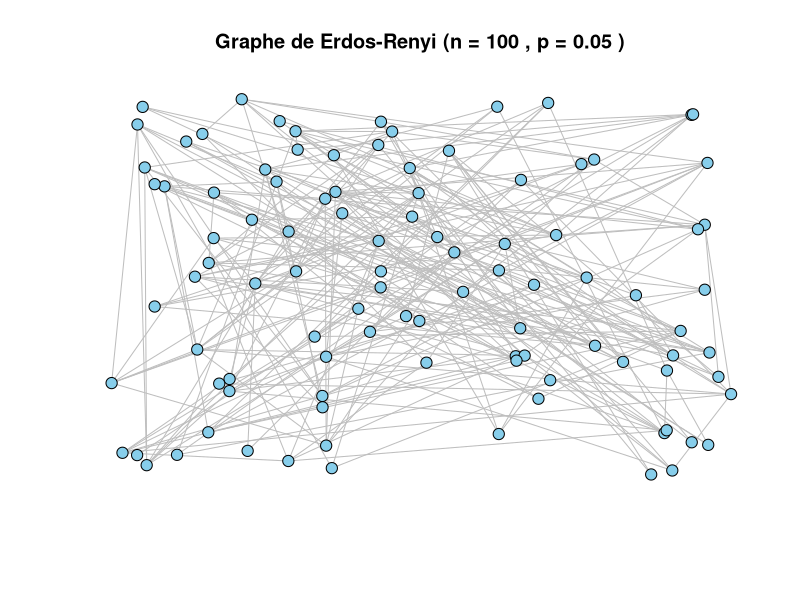
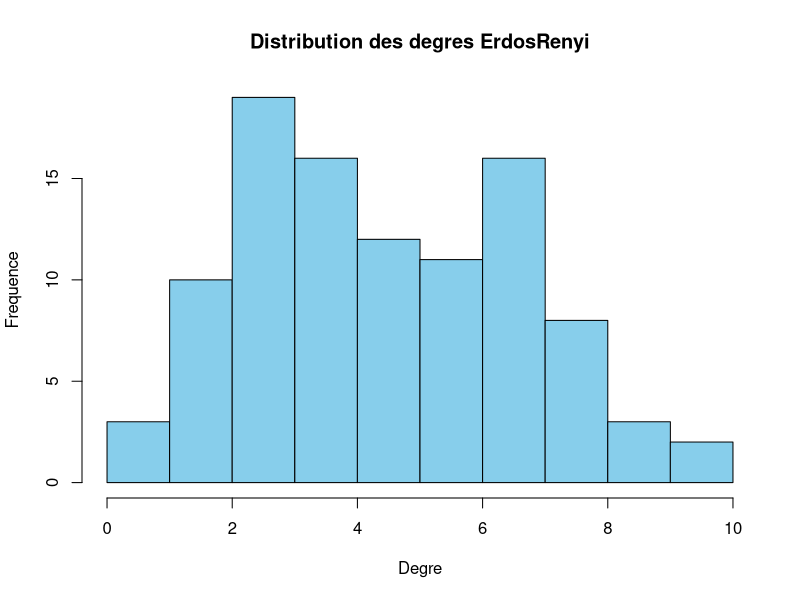
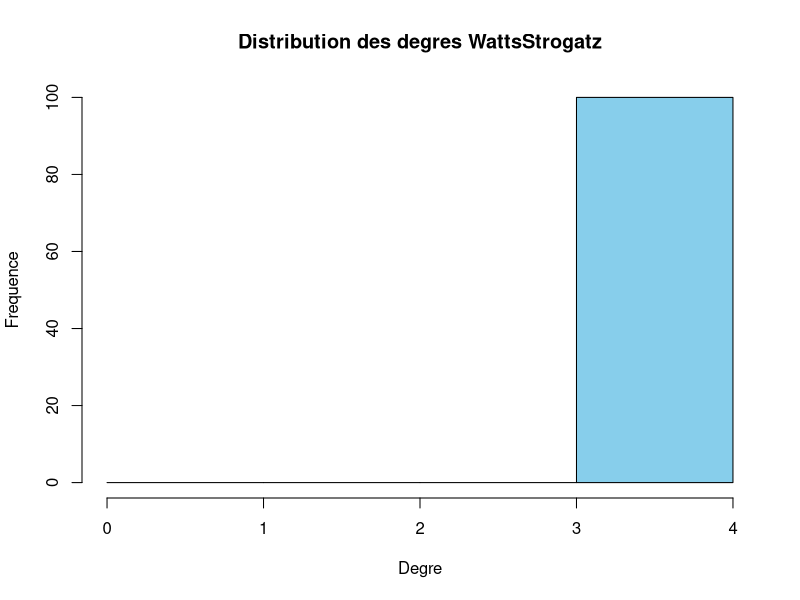
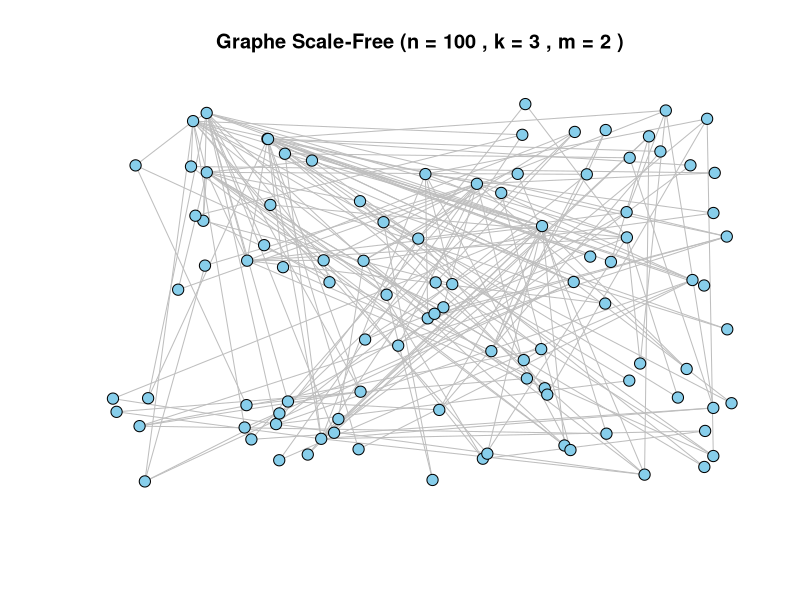
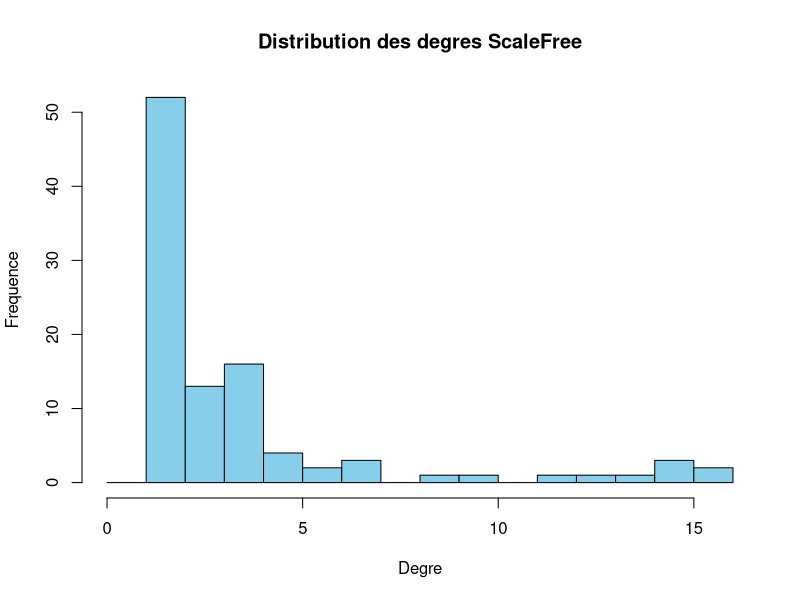
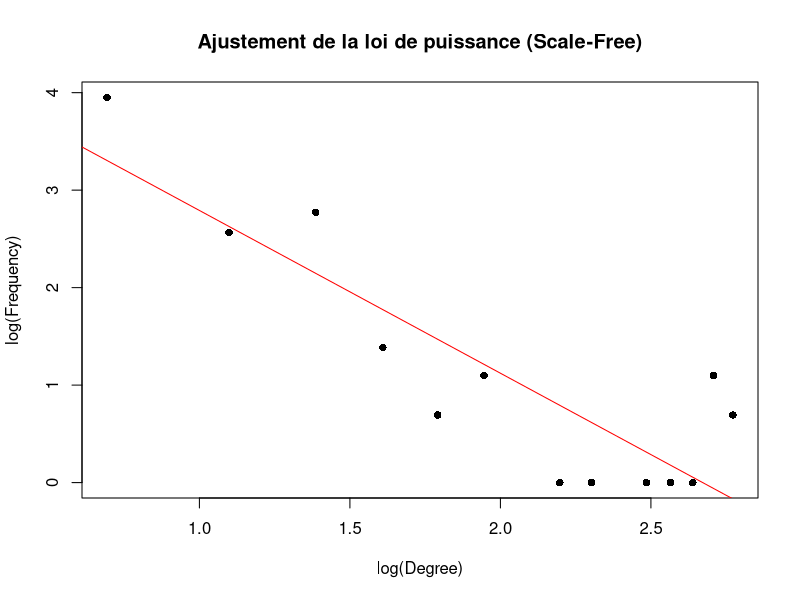

Reproduce these figures in R, in order.
generate_erdos_renyi_graph <- function(n, p) {
  # Initialiser une matrice d'adjacence n x n remplie de 0
  adj_matrix <- matrix(0, n, n)

  # Parcourir toutes les paires de nœuds et ajouter une arête avec probabilité p
  for (i in 1:(n - 1)) {
    for (j in (i + 1):n) {
      if (runif(1) <= p) {  # Correction ici
        adj_matrix[i, j] <- 1
        adj_matrix[j, i] <- 1
      }
    }
  }

  # Afficher le graphe en utilisant la matrice d'adjacence
  plot(0, 0, type = "n", xlim = c(0, 1), ylim = c(0, 1),
       xlab = "", ylab = "", axes = FALSE, main = paste("Graphe de Erdos-Renyi (n =", n, ", p =", p, ")"))

  # Générer les coordonnées des nœuds
  node_positions <- data.frame(x = runif(n), y = runif(n))

  # Tracer les arêtes
  for (i in 1:(n - 1)) {
    for (j in (i + 1):n) {
      if (adj_matrix[i, j] == 1) {
        lines(c(node_positions$x[i], node_positions$x[j]),
              c(node_positions$y[i], node_positions$y[j]),
              col = "gray")
      }
    }
  }

  # Tracer les nœuds
  points(node_positions$x, node_positions$y, pch = 21, bg = "skyblue", cex = 1.5)

  return(adj_matrix)
}

generate_watts_strogatz_graph <- function(n, k, p) {
  # Vérifier que k est pair et inférieur à n
  if (k %% 2 != 0) stop("k doit être un entier pair pour un graphe de Watts-Strogatz")
  if (k >= n) stop("k doit être inférieur à n")

  # Initialiser une matrice d'adjacence pour le graphe
  adj_matrix <- matrix(0, n, n)

  # Étape 1 : Créer un graphe régulier avec `k` voisins
  half_k <- k / 2
  for (i in 1:n) {
    for (j in 1:half_k) {
      # Calculer les voisins circulaires
      right_neighbor <- (i + j - 1) %% n + 1
      left_neighbor <- (i - j - 1 + n) %% n + 1

      # Vérifier si les indices sont dans les limites
      if (right_neighbor > n || right_neighbor < 1 || left_neighbor > n || left_neighbor < 1) {
        cat("Erreur d'indexation: i =", i, "j =", j, "right_neighbor =", right_neighbor, "left_neighbor =", left_neighbor, "\n")
        next
      }

      # Connexion bidirectionnelle
      adj_matrix[i, right_neighbor] <- 1
      adj_matrix[i, left_neighbor] <- 1
      adj_matrix[right_neighbor, i] <- 1
      adj_matrix[left_neighbor, i] <- 1
    }
  }

  # Étape 2 : Réarranger les arêtes avec probabilité p
  for (i in 1:n) {
    for (j in 1:half_k) {
      if (runif(1) < p) {
        # Supprimer l'arête actuelle
        neighbor <- (i + j - 1) %% n + 1
        if (neighbor > n || neighbor < 1) {
          cat("Erreur d'indexation (réarrangement): i =", i, "j =", j, "neighbor =", neighbor, "\n")
          next
        }
        adj_matrix[i, neighbor] <- 0
        adj_matrix[neighbor, i] <- 0

        # Ajouter une nouvelle arête vers un nœud aléatoire sans auto-boucle
        repeat {
          new_neighbor <- sample(1:n, 1)
          if (new_neighbor != i && adj_matrix[i, new_neighbor] == 0) {
            adj_matrix[i, new_neighbor] <- 1
            adj_matrix[new_neighbor, i] <- 1
            break
          }
        }
      }
    }
     return(adj_matrix)
  }

  # Afficher le graphe
  plot(0, 0, type = "n", xlim = c(-1, 1), ylim = c(-1, 1),
       xlab = "", ylab = "", axes = FALSE, main = paste("Watts-Strogatz Graph (n =", n, ", k =", k, ", p =", p, ")"))

  # Positionner les nœuds en cercle
  theta <- seq(0, 2 * pi, length.out = n + 1)[- (n + 1)]
  node_positions <- data.frame(x = cos(theta), y = sin(theta))
  points(node_positions$x, node_positions$y, pch = 21, bg = "skyblue", cex = 1.5)

  # Tracer les arêtes
  for (i in 1:n) {
    for (j in (i + 1):n) {
      if (adj_matrix[i, j] == 1) {
        lines(c(node_positions$x[i], node_positions$x[j]),
              c(node_positions$y[i], node_positions$y[j]),
              col = "gray")
      }
    }
  }
}

generate_scale_free_graph <- function(n, k, m) {
  # Initialiser une matrice d'adjacence pour le graphe
  adj_matrix <- matrix(0, n, n)

  # Étape 1 : Créer un graphe complet initial de taille k
  for (i in 1:k) {
    for (j in (i + 1):k) {
      adj_matrix[i, j] <- 1
      adj_matrix[j, i] <- 1
    }
  }

  # Étape 2 et suivantes : Ajouter des nœuds et les connecter en fonction des probabilités
  for (new_node in (k + 1):n) {
    # Calculer les degrés des nœuds existants
    degrees <- rowSums(adj_matrix[1:(new_node - 1), 1:(new_node - 1)])
    degree_sum <- sum(degrees)

    # Probabilités pour connecter aux nœuds existants
    probabilities <- degrees / degree_sum

    # Choisir m nœuds parmi les existants en fonction des probabilités de degré
    existing_nodes <- sample(1:(new_node - 1), m, prob = probabilities, replace = FALSE)

    # Connecter le nouveau nœud aux nœuds sélectionnés
    for (node in existing_nodes) {
      adj_matrix[new_node, node] <- 1
      adj_matrix[node, new_node] <- 1
    }
  }

  # Afficher le graphe
  plot(0, 0, type = "n", xlim = c(-1, 1), ylim = c(-1, 1),
       xlab = "", ylab = "", axes = FALSE, main = paste("Graphe Scale-Free (n =", n, ", k =", k, ", m =", m, ")"))

  # Générer des positions aléatoires pour les nœuds
  node_positions <- data.frame(x = runif(n, -1, 1), y = runif(n, -1, 1))

  # Calculer les degrés pour ajuster la taille des nœuds
  node_degrees <- rowSums(adj_matrix)

  # Tracer les arêtes basées sur la matrice d'adjacence
  for (i in 1:(n - 1)) {
    for (j in (i + 1):n) {
      if (adj_matrix[i, j] == 1) {
        lines(c(node_positions$x[i], node_positions$x[j]),
              c(node_positions$y[i], node_positions$y[j]),
              col = "gray")
      }
    }
  }

  # Tracer les nœuds en ajustant leur taille en fonction du degré
  points(node_positions$x, node_positions$y, pch = 21,
         bg = "skyblue", cex = 1.5)

  return(adj_matrix)
}


# Fonction pour ajuster la loi P(k) ~ k^(-alpha) dans le cas scale-free
fit_power_law <- function(degrees) {
  # Filtrer pour les degrés non nuls et faire un log-log plot
  degree_counts <- table(degrees)
  degrees_non_zero <- as.numeric(names(degree_counts))
  counts <- as.numeric(degree_counts)

  # Ajustement de la loi de puissance
  fit <- lm(log(counts) ~ log(degrees_non_zero))
  alpha <- -coef(fit)[2]

  # Tracer la distribution avec l'ajustement de la loi de puissance
  plot(log(degrees_non_zero), log(counts), main = "Ajustement de la loi de puissance (Scale-Free)",
       xlab = "log(Degree)", ylab = "log(Frequency)", pch = 16)
  abline(fit, col = "red")

  return(alpha)
}

# Algorithme de Floyd-Warshall pour calculer les plus courts chemins
floyd_warshall <- function(adj_matrix) {
  n <- nrow(adj_matrix)
  dist_matrix <- ifelse(adj_matrix == 1, 1, Inf)
  diag(dist_matrix) <- 0

  for (k in 1:n) {
    for (i in 1:n) {
      for (j in 1:n) {
        dist_matrix[i, j] <- min(dist_matrix[i, j], dist_matrix[i, k] + dist_matrix[k, j])
      }
    }
  }
  return(dist_matrix)
}

# Fonction pour calculer le coefficient de clustering global
clustering_coefficient <- function(adj_matrix) {
  n <- nrow(adj_matrix)
  local_clustering <- numeric(n)

  for (i in 1:n) {
    neighbors <- which(adj_matrix[i, ] == 1)
    k_i <- length(neighbors)

    if (k_i < 2) {
      local_clustering[i] <- 0
    } else {
      subgraph <- adj_matrix[neighbors, neighbors]
      actual_edges <- sum(subgraph) / 2
      possible_edges <- k_i * (k_i - 1) / 2
      local_clustering[i] <- actual_edges / possible_edges
    }
  }

  global_clustering <- mean(local_clustering)
  return(list(global = global_clustering, local = local_clustering))
}

# Fonction pour calculer la closeness centrality
closeness_centrality <- function(dist_matrix) {
  n <- nrow(dist_matrix)
  closeness <- numeric(n)

  for (i in 1:n) {
    reachable <- dist_matrix[i, ][is.finite(dist_matrix[i, ]) & dist_matrix[i, ] > 0]
    if (length(reachable) > 0) {
      closeness[i] <- 1 / mean(reachable)
    } else {
      closeness[i] <- 0
    }
  }
  return(closeness)
}

# Fonction pour calculer la betweenness centrality
betweenness_centrality <- function(adj_matrix) {
  n <- nrow(adj_matrix)
  betweenness <- numeric(n)

  # Utiliser l'algorithme de Floyd-Warshall pour obtenir les plus courts chemins
  dist_matrix <- floyd_warshall(adj_matrix)

  for (k in 1:n) {
    count <- 0
    for (i in 1:(n - 1)) {
      for (j in (i + 1):n) {
        if (i != k && j != k && is.finite(dist_matrix[i, k]) && is.finite(dist_matrix[k, j]) &&
            dist_matrix[i, j] == dist_matrix[i, k] + dist_matrix[k, j]) {
          count <- count + 1
        }
      }
    }
    betweenness[k] <- count
  }

  return(betweenness)
}

plot_degree_distribution <- function(adj_matrix, title) {
  # Calculer les degrés de chaque nœud
  degrees <- rowSums(adj_matrix)

  # Tracer l'histogramme de la distribution des degrés
  hist(degrees, breaks = seq(0, max(degrees), by = 1), col = "skyblue",
       main = paste("Distribution des degres", title), xlab = "Degre", ylab = "Frequence")

  return(degrees)
}

# Utilisation de la fonction avec des titres sans accents ni caractères spéciaux
n <- 100
p <- 0.05

adj_matrix_er <- generate_erdos_renyi_graph(n, p)

# Calculer les plus courts chemins
dist_matrix_er <- floyd_warshall(adj_matrix_er)

# Calculer le coefficient de clustering global et local
clustering_er <- clustering_coefficient(adj_matrix_er)
cat("Coefficient de clustering global (Erdős-Rényi) :", clustering_er$global, "\n")

# Calculer la closeness centrality pour chaque nœud
closeness_er <- closeness_centrality(dist_matrix_er)
cat("Closeness centralities (Erdős-Rényi) :\n")
print(closeness_er)

# Calculer la betweenness centrality pour chaque nœud
betweenness_er <- betweenness_centrality(adj_matrix_er)
cat("Betweenness centralities (Erdős-Rényi) :\n")
print(betweenness_er)

degrees_er <- plot_degree_distribution(adj_matrix_er, "ErdosRenyi")

n <- 100
k <- 4
p <- 0.05
adj_matrix_ws <- generate_watts_strogatz_graph(n, k, p)

# Calculer les plus courts chemins
dist_matrix_ws <- floyd_warshall(adj_matrix_ws)

# Calculer le coefficient de clustering global et local
clustering_ws <- clustering_coefficient(adj_matrix_ws)
cat("Coefficient de clustering global (watts_strogatz) :", clustering_ws$global, "\n")

# Calculer la closeness centrality pour chaque nœud
closeness_ws <- closeness_centrality(dist_matrix_ws)
cat("Closeness centralities (watts_strogatz) :\n")
print(closeness_ws)

# Calculer la betweenness centrality pour chaque nœud
betweenness_ws <- betweenness_centrality(adj_matrix_ws)
cat("Betweenness centralities (watts_strogatz) :\n")
print(betweenness_ws)

degrees_ws <- plot_degree_distribution(adj_matrix_ws, "WattsStrogatz")

n <- 100
k <- 3
m <- 2
adj_matrix_sf <- generate_scale_free_graph(n, k, m)

# Calculer les plus courts chemins
dist_matrix_sf <- floyd_warshall(adj_matrix_sf)

# Calculer le coefficient de clustering global et local
clustering_sf <- clustering_coefficient(adj_matrix_sf)
cat("Coefficient de clustering global (watts_strogatz) :", clustering_sf$global, "\n")

# Calculer la closeness centrality pour chaque nœud
closeness_sf <- closeness_centrality(dist_matrix_sf)
cat("Closeness centralities (watts_strogatz) :\n")
print(closeness_sf)

# Calculer la betweenness centrality pour chaque nœud
betweenness_sf <- betweenness_centrality(adj_matrix_sf)
cat("Betweenness centralities (watts_strogatz) :\n")
print(betweenness_sf)

degrees_sf <- plot_degree_distribution(adj_matrix_sf, "ScaleFree")

# Ajustement de la loi de puissance pour le graphe scale-free
alpha <- fit_power_law(degrees_sf)
cat("La valeur estimée de alpha pour le graphe scale-free est :", alpha, "\n")